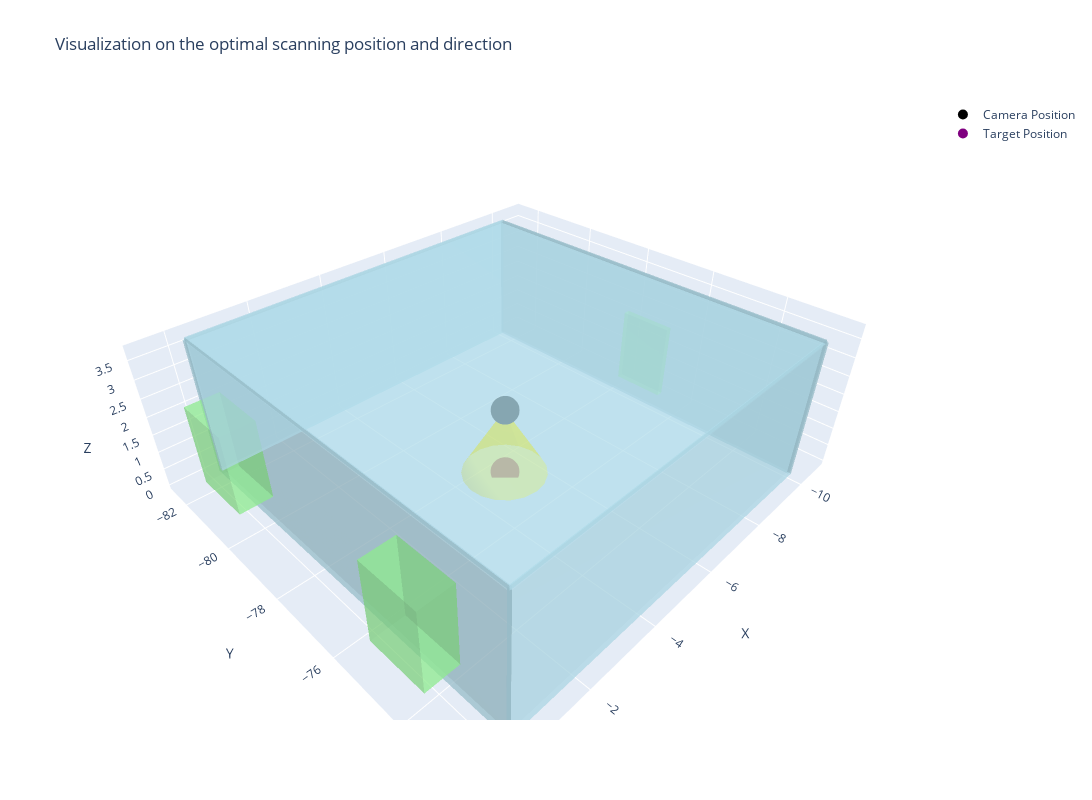

Notebook code for this chart:
### Code cell
# the room id: 39
# the floor of the room
defect_id = 3047
robot_id = 1

optimal_location, optimal_direction = get_scanning_plan_o1(defect_id, robot_id, gpt_model="gpt-4o")
visualize_scanning(defect_id, robot_id, optimal_location, optimal_direction)

### Figure 1 — Plotly figure (JSON) as saved in the notebook; plotly's stock layout.template omitted (floating-point values rounded to 4 significant figures)
{"data": [{"color": "lightblue", "flatshading": true, "hoverinfo": "text", "i": [0, 0, 4, 4, 0, 0, 1, 1, 2, 2, 3, 3], "j": [1, 2, 5, 6, 1, 5, 2, 6, 3, 7, 0, 4], "k": [2, 3, 6, 7, 5, 4, 6, 5, 7, 6, 4, 7], "opacity": 0.5, "text": "ID: 1040, Type: wall", "type": "mesh3d", "x": [-0.31, -0.21, -0.21, -0.31, -0.31, -0.21, -0.21, -0.31], "y": [-82.46, -82.46, -72.5, -72.5, -82.46, -82.46, -72.5, -72.5], "z": [0, 0, 0, 0, 3.7, 3.7, 3.7, 3.7]}, {"color": "lightgreen", "flatshading": true, "hoverinfo": "text", "i": [0, 0, 4, 4, 0, 0, 1, 1, 2, 2, 3, 3], "j": [1, 2, 5, 6, 1, 5, 2, 6, 3, 7, 0, 4], "k": [2, 3, 6, 7, 5, 4, 6, 5, 7, 6, 4, 7], "opacity": 0.5, "text": "ID: 4019, Type: window", "type": "mesh3d", "x": [-0.2613, 0.5465, 0.5465, -0.2613, -0.2613, 0.5465, 0.5465, -0.2613], "y": [-75.18, -75.18, -73.68, -73.68, -75.18, -75.18, -73.68, -73.68], "z": [0.814, 0.814, 0.814, 0.814, 2.872, 2.872, 2.872, 2.872]}, {"color": "lightgreen", "flatshading": true, "hoverinfo": "text", "i": [0, 0, 4, 4, 0, 0, 1, 1, 2, 2, 3, 3], "j": [1, 2, 5, 6, 1, 5, 2, 6, 3, 7, 0, 4], "k": [2, 3, 6, 7, 5, 4, 6, 5, 7, 6, 4, 7], "opacity": 0.5, "text": "ID: 4036, Type: window", "type": "mesh3d", "x": [-0.2613, 0.5465, 0.5465, -0.2613, -0.2613, 0.5465, 0.5465, -0.2613], "y": [-81.28, -81.28, -79.78, -79.78, -81.28, -81.28, -79.78, -79.78], "z": [0.814, 0.814, 0.814, 0.814, 2.872, 2.872, 2.872, 2.872]}, {"color": "lightblue", "flatshading": true, "hoverinfo": "text", "i": [0, 0, 4, 4, 0, 0, 1, 1, 2, 2, 3, 3], "j": [1, 2, 5, 6, 1, 5, 2, 6, 3, 7, 0, 4], "k": [2, 3, 6, 7, 5, 4, 6, 5, 7, 6, 4, 7], "opacity": 0.5, "text": "ID: 1072, Type: wall", "type": "mesh3d", "x": [-10.11, -10.01, -10.01, -10.11, -10.11, -10.01, -10.01, -10.11], "y": [-82.46, -82.46, -72.5, -72.5, -82.46, -82.46, -72.5, -72.5], "z": [0, 0, 0, 0, 3.7, 3.7, 3.7, 3.7]}, {"color": "lightgreen", "flatshading": true, "hoverinfo": "text", "i": [0, 0, 4, 4, 0, 0, 1, 1, 2, 2, 3, 3], "j": [1, 2, 5, 6, 1, 5, 2, 6, 3, 7, 0, 4], "k": [2, 3, 6, 7, 5, 4, 6, 5, 7, 6, 4, 7], "opacity": 0.5, "text": "ID: 5059, Type: door", "type": "mesh3d", "x": [-10.76, -10.58, -10.58, -10.76, -10.76, -10.58, -10.58, -10.76], "y": [-78.18, -78.18, -76.78, -76.78, -78.18, -78.18, -76.78, -76.78], "z": [0, 0, 0, 0, 2.085, 2.085, 2.085, 2.085]}, {"color": "lightblue", "flatshading": true, "hoverinfo": "text", "i": [0, 0, 4, 4, 0, 0, 1, 1, 2, 2, 3, 3], "j": [1, 2, 5, 6, 1, 5, 2, 6, 3, 7, 0, 4], "k": [2, 3, 6, 7, 5, 4, 6, 5, 7, 6, 4, 7], "opacity": 0.5, "text": "ID: 1082, Type: wall", "type": "mesh3d", "x": [-10.06, -0.2598, -0.2598, -10.06, -10.06, -0.2598, -0.2598, -10.06], "y": [-82.51, -82.51, -82.41, -82.41, -82.51, -82.51, -82.41, -82.41], "z": [0, 0, 0, 0, 3.7, 3.7, 3.7, 3.7]}, {"color": "lightblue", "flatshading": true, "hoverinfo": "text", "i": [0, 0, 4, 4, 0, 0, 1, 1, 2, 2, 3, 3], "j": [1, 2, 5, 6, 1, 5, 2, 6, 3, 7, 0, 4], "k": [2, 3, 6, 7, 5, 4, 6, 5, 7, 6, 4, 7], "opacity": 0.5, "text": "ID: 1118, Type: wall", "type": "mesh3d", "x": [-10.06, -0.2598, -0.2598, -10.06, -10.06, -0.2598, -0.2598, -10.06], "y": [-72.55, -72.55, -72.45, -72.45, -72.55, -72.55, -72.45, -72.45], "z": [0, 0, 0, 0, 3.7, 3.7, 3.7, 3.7]}, {"color": "lightblue", "flatshading": true, "hoverinfo": "text", "i": [0, 0, 4, 4, 0, 0, 1, 1, 2, 2, 3, 3], "j": [1, 2, 5, 6, 1, 5, 2, 6, 3, 7, 0, 4], "k": [2, 3, 6, 7, 5, 4, 6, 5, 7, 6, 4, 7], "opacity": 0.5, "text": "ID: 2046, Type: ceiling", "type": "mesh3d", "x": [-10.06, -0.2598, -0.2598, -10.06, -10.06, -0.2598, -0.2598, -10.06], "y": [-82.46, -82.46, -72.5, -72.5, -82.46, -82.46, -72.5, -72.5], "z": [3.65, 3.65, 3.65, 3.65, 3.75, 3.75, 3.75, 3.75]}, {"marker": {"color": "black", "size": 10}, "mode": "markers", "name": "Camera Position", "type": "scatter3d", "x": [-5.159], "y": [-77.48], "z": [1.85]}, {"marker": {"color": "purple", "size": 10}, "mode": "markers", "name": "Target Position", "type": "scatter3d", "x": [-5.159], "y": [-77.48], "z": [0]}, {"color": "yellow", "i": [0, 0, 0, 0, 0, 0, 0, 0, 0, 0, 0, 0, 0, 0, 0, 0, 0, 0, 0, 0], "j": [1, 2, 3, 4, 5, 6, 7, 8, 9, 10, 11, 12, 13, 14, 15, 16, 17, 18, 19, 20], "k": [2, 3, 4, 5, 6, 7, 8, 9, 10, 11, 12, 13, 14, 15, 16, 17, 18, 19, 20, 1], "name": "Field of View", "opacity": 0.2, "type": "mesh3d", "x": [-5.159, -5.159, -4.812, -4.503, -4.265, -4.124, -4.095, -4.181, -4.373, -4.651, -4.983, -5.335, -5.668, -5.945, -6.137, -6.224, -6.195, -6.053, -5.815, -5.506, -5.159], "y": [-77.48, -76.41, -76.47, -76.64, -76.89, -77.22, -77.57, -77.91, -78.2, -78.42, -78.53, -78.53, -78.42, -78.2, -77.91, -77.57, -77.22, -76.89, -76.64, -76.47, -76.41], "z": [1.85, 0, 0, 0, 0, 0, 0, 0, 0, 0, 0, 0, 0, 0, 0, 0, 0, 0, 0, 0, 0]}], "layout": {"height": 800, "scene": {"aspectmode": "data", "aspectratio": {"x": 1, "y": 1, "z": 1}, "xaxis": {"title": {"text": "X"}, "visible": true}, "yaxis": {"title": {"text": "Y"}, "visible": true}, "zaxis": {"title": {"text": "Z"}, "visible": true}}, "title": {"text": "Visualization on the optimal scanning position and direction"}, "width": 1200}}
